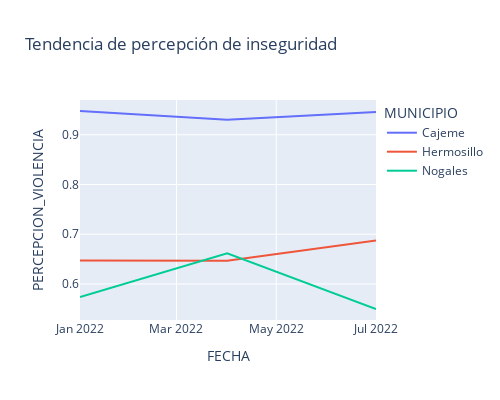

This figure's notebook cell:
### Code cell
fig = px.line(df, x="FECHA", y="PERCEPCION_VIOLENCIA", color="MUNICIPIO",
              title='Tendencia de percepción de inseguridad')
fig.update_layout(width=500, height=400)
fig.show()

### Figure 1 — Plotly figure (JSON) as saved in the notebook; plotly's stock layout.template omitted (floating-point values rounded to 4 significant figures)
{"data": [{"hovertemplate": "MUNICIPIO=Cajeme<br>FECHA=%{x}<br>PERCEPCION_VIOLENCIA=%{y}<extra></extra>", "legendgroup": "Cajeme", "line": {"color": "#636efa", "dash": "solid"}, "marker": {"symbol": "circle"}, "mode": "lines", "name": "Cajeme", "orientation": "v", "showlegend": true, "type": "scatter", "x": ["2022-01-01T00:00:00", "2022-04-01T00:00:00", "2022-07-01T00:00:00"], "xaxis": "x", "y": [0.9478, 0.9302, 0.9457], "yaxis": "y"}, {"hovertemplate": "MUNICIPIO=Hermosillo<br>FECHA=%{x}<br>PERCEPCION_VIOLENCIA=%{y}<extra></extra>", "legendgroup": "Hermosillo", "line": {"color": "#EF553B", "dash": "solid"}, "marker": {"symbol": "circle"}, "mode": "lines", "name": "Hermosillo", "orientation": "v", "showlegend": true, "type": "scatter", "x": ["2022-01-01T00:00:00", "2022-04-01T00:00:00", "2022-07-01T00:00:00"], "xaxis": "x", "y": [0.6471, 0.6467, 0.6875], "yaxis": "y"}, {"hovertemplate": "MUNICIPIO=Nogales<br>FECHA=%{x}<br>PERCEPCION_VIOLENCIA=%{y}<extra></extra>", "legendgroup": "Nogales", "line": {"color": "#00cc96", "dash": "solid"}, "marker": {"symbol": "circle"}, "mode": "lines", "name": "Nogales", "orientation": "v", "showlegend": true, "type": "scatter", "x": ["2022-01-01T00:00:00", "2022-04-01T00:00:00", "2022-07-01T00:00:00"], "xaxis": "x", "y": [0.5736, 0.6614, 0.5496], "yaxis": "y"}], "layout": {"height": 400, "legend": {"title": {"text": "MUNICIPIO"}, "tracegroupgap": 0}, "title": {"text": "Tendencia de percepción de inseguridad"}, "width": 500, "xaxis": {"anchor": "y", "domain": [0, 1], "title": {"text": "FECHA"}}, "yaxis": {"anchor": "x", "domain": [0, 1], "title": {"text": "PERCEPCION_VIOLENCIA"}}}}
